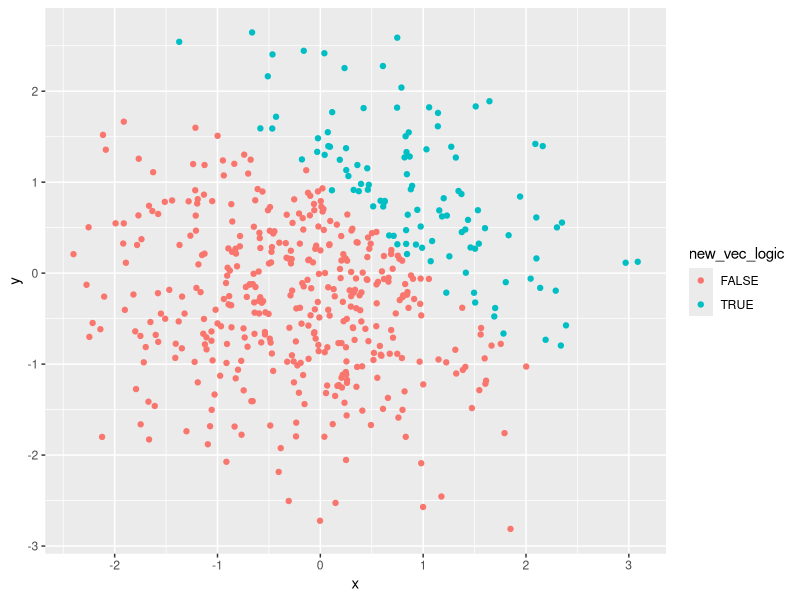

Here is the R script that generated this plot:
## ---- chunk 1
library(tidyverse)

prob_1 = tibble(
  vec_samp = rnorm(8),
  vec_logical = vec_samp > 0,
  vec_char = c("one", "two", "three", "four", "five", "six", "seven", "eight"),
  vec_factor = factor(c("level1", "level1", "level1", "level2", "level2", "level2", "level3", "level3"))
)

mean(pull(prob_1, vec_samp))
mean(pull(prob_1, vec_logical))
mean(pull(prob_1, vec_char))
mean(pull(prob_1, vec_factor))
## ---- chunk 2

as.numeric(pull(prob_1, vec_logical))
as.numeric(pull(prob_1, vec_char))
as.numeric(pull(prob_1, vec_factor))
## ---- chunk 3

prob_2 = tibble (
  x = rnorm (500),
  y = rnorm (500),
  new_vec_logic = x + y > 1,
  num_vec = as.numeric(new_vec_logic), 
  fac_vec = as.factor(new_vec_logic)
)

## ---- chunk 4

ggplot(prob_2, aes(x=x, y=y, color= new_vec_logic)) + geom_point()

